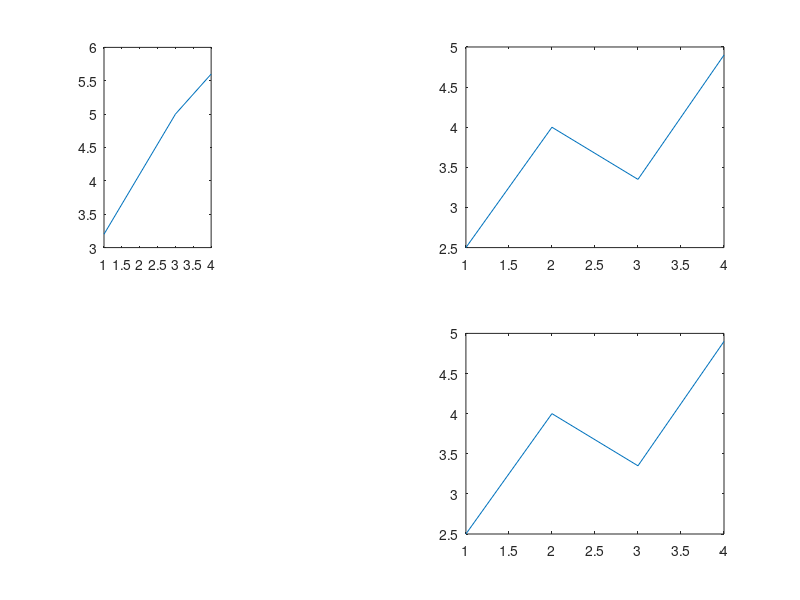

Here is the MATLAB script that generated this plot:
clear all
close all
clc
income = [3.2 4.1 5.0 5.6];
outgo = [2.5 4.0 3.35 4.9];
subplot(2,4,1); plot(income)
subplot(2,4,8); plot(income)
subplot(2,2,2); plot(outgo)
subplot(2,2,4); plot(outgo)
